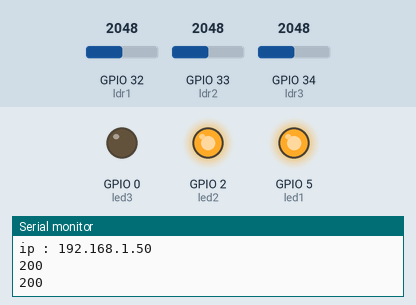
Bench run of a sketch on a simulated ESP32. Parts: output pins drawn as LEDs (lit = HIGH), the last lines printed to the serial monitor. The inputs (shaded band) are chosen by the test bench; at power-on: GPIO 32 (ldr1) = 2048, GPIO 33 (ldr2) = 2048, GPIO 34 (ldr3) = 2048. WiFi joins after 1.5 s; servers stay silent unless stated; uploads are accepted with an empty reply.

Above: at 3.2 s.
3.3 s: GPIO 32 (ldr1) set to 1971
At 4.0 s:
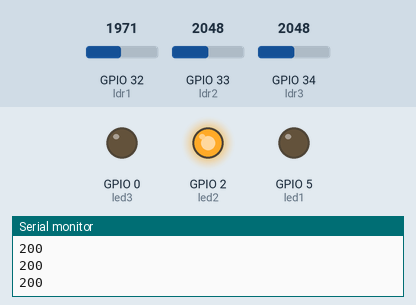
4.8 s: GPIO 33 (ldr2) set to 3448
6.3 s: GPIO 33 (ldr2) set to 3544
At 7.5 s:
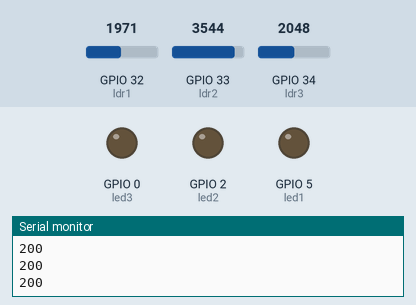
7.8 s: GPIO 34 (ldr3) set to 1567
9.3 s: GPIO 34 (ldr3) set to 1447
At 10.3 s:
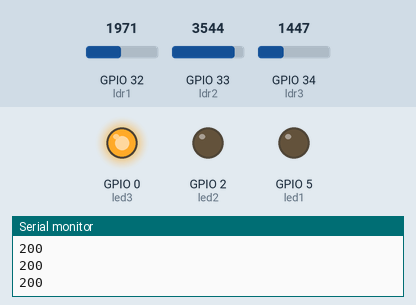
10.8 s: GPIO 32 (ldr1) set to 2040
At 11.6 s:
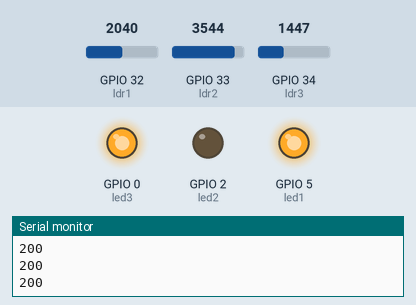
Timing chart, 0 to 13.3 s (numbered marks = the images above; inputs shaded):
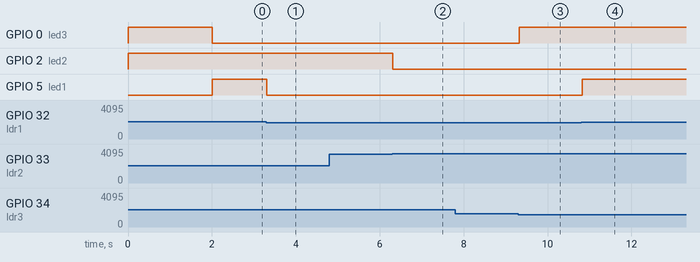

Measured:
- the behaviour switches between 2000 and 1999 on GPIO 32 (ldr1) (found by bisection; images 0 and 1)
- the behaviour switches between 3499 and 3500 on GPIO 33 (ldr2) (found by bisection; images 1 and 2)
- the behaviour switches between 1500 and 1499 on GPIO 34 (ldr3) (found by bisection; images 2 and 3)
- after the input at 3.3 s, GPIO 5 (led1): HIGH → LOW at once
- after the input at 4.8 s, every drawn part: stays the same
- after the input at 6.3 s, GPIO 2 (led2): HIGH → LOW at once
- after the input at 7.8 s, every drawn part: stays the same
- after the input at 9.3 s, GPIO 0 (led3): LOW → HIGH at once
- after the input at 10.8 s, GPIO 5 (led1): LOW → HIGH at once

The sketch:

toilet.ino
```cpp
int ldr1 = 32 ,ldr2 = 33, ldr3 = 34 ;
int led1 = 5 ,led2 = 2, led3 = 0;

#include <WiFi.h>
#include <HTTPClient.h>
#include <ArduinoJson.h>


const char* ssid = "vvieww";
const char* password = "qwerty555";
//const char* url_post = "https://ecourse.cpe.ku.ac.th/exceed49/api/payload?gid=16";
const char* url_post = "https://ecourse.cpe.ku.ac.th/exceed16/api/toilet";
//const char* url_post = "http://127.0.0.1:8000/toilet";

const int _size1 = 2*JSON_OBJECT_SIZE(3);
StaticJsonDocument<_size1> JSONPost;

char str[50];

//status room 0:empty
void setup() {
  Serial.begin(115200);
  pinMode(ldr1,INPUT);
  pinMode(ldr2,INPUT);
  pinMode(ldr3,INPUT);
  pinMode(led1,OUTPUT);
  pinMode(led2,OUTPUT);
  pinMode(led3,OUTPUT);
  digitalWrite(led1,LOW);
  digitalWrite(led2,HIGH);
  digitalWrite(led3,HIGH);
  Wifi_connect();
  xTaskCreatePinnedToCore(
    room1,
    "room 1",
    1024*32,
    NULL,
    1,
    NULL,
    0
    );

    xTaskCreatePinnedToCore(
    room2,
    "room 2",
    1024*32,
    NULL,
    1,
    NULL,
    0
    );

    xTaskCreatePinnedToCore(
    room3,
    "room 3",
    1024*32,
    NULL,
    1,
    NULL,
    0
    );
}


void loop() {
//  Serial.print("room1:");
//  Serial.println(analogRead(ldr1));
//  Serial.print("room2:");
//  Serial.println(analogRead(ldr2));
//  Serial.print("room3:");
//  Serial.println(analogRead(ldr3));
//  delay(1000);
}

void room1(void * parameter){
  int status1 = 0;
  while(1){
    int bright = analogRead(ldr1);
    if(status1 == 0  && bright >= 2000){
      status1 = 1;
      digitalWrite(led1,HIGH);
      post(1,status1);
    }else if(status1 == 1 && bright < 2000){
      status1=0;
      digitalWrite(led1,LOW);
      post(1,status1);
    }
    vTaskDelay(50/portTICK_PERIOD_MS);
  }
}
void post(int room,int status1){
  if(WiFi.status()==WL_CONNECTED){
    HTTPClient http;
    http.begin(url_post);
    http.addHeader("Content-Type","application/json");
//    JSONPost["ldr"]=room;
//    JSONPost["led1"]=status1;
//    JSONPost["led2"]=5;
    JSONPost["room_num"]=room;
    JSONPost["use_status"]=status1;
    serializeJson(JSONPost,str);
    int httpcode = http.POST(str);
//    Serial.println(str);
    if(httpcode == HTTP_CODE_OK){
      String payload = http.getString();
      Serial.println(httpcode);
      Serial.println(payload);
    }else{
      Serial.println(httpcode);
      Serial.println("ERROR");
    }
  }else{
    Wifi_connect();
  }
  vTaskDelay(50/portTICK_PERIOD_MS);
}


void room2(void * parameter){
  int status1 = 0;
  while(1){
    int bright = analogRead(ldr2);
    if(status1 == 0  && bright >= 3500){
      status1 = 1;
      digitalWrite(led2,LOW);//red
      post(2,status1);
    }else if(status1 == 1 && bright < 3500){
      status1=0;
      digitalWrite(led2,HIGH);
      post(2,status1);
    }
    vTaskDelay(50/portTICK_PERIOD_MS);
  }
}

void room3(void * parameter){
  int status1 = 0;
  while(1){
    int bright = analogRead(ldr3);
    if(status1 == 0  && bright >= 1500){
      status1 = 1;
      digitalWrite(led3,LOW);//red
      post(3,status1);
    }else if(status1 == 1 && bright < 1500){
      status1=0;
      digitalWrite(led3,HIGH);
      post(3,status1);
    }
    vTaskDelay(50/portTICK_PERIOD_MS);
  }
}

void Wifi_connect(){
  WiFi.disconnect();
  WiFi.begin(ssid,password);
  while(WiFi.status()!=WL_CONNECTED){
   delay(1000);
   Serial.println("connecting to Wifi...");
  }
  Serial.println("Connected to wifi...");
  Serial.print("ip : ");
  Serial.println(WiFi.localIP());
}
```
